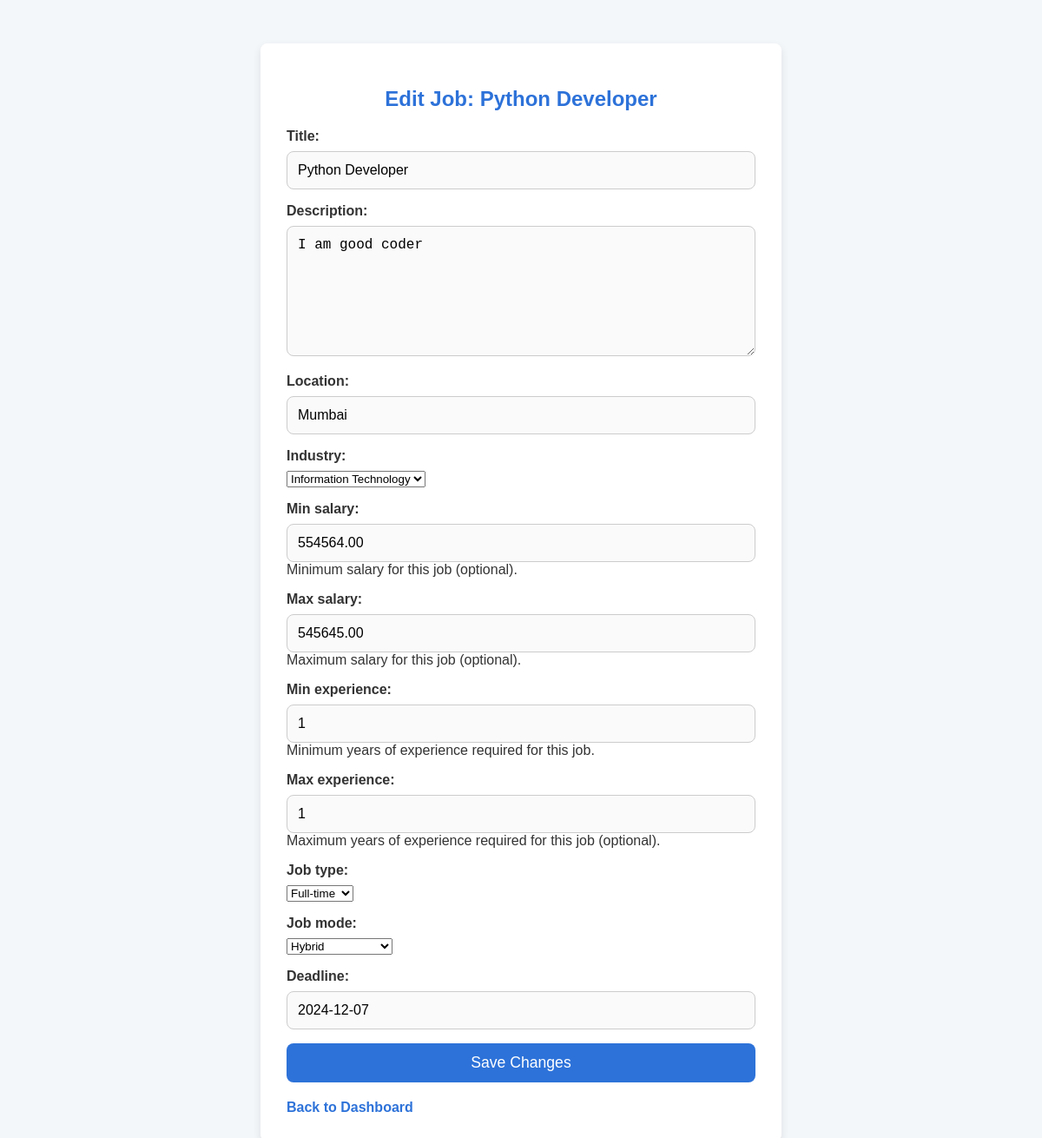
Page /job/edit/1/ on the committed database.
### jobs/models.py (models this page shows, shortened)
class Job(models.Model):
    JOB_TYPE_CHOICES = [
        ('Full-time', 'Full-time'),
        ('Part-time', 'Part-time'),
        ('Contract', 'Contract'),
    ]
    INDUSTRY_CHOICES = [
        ('Information Technology', 'Information Technology'),
        ('Healthcare', 'Healthcare'),
        ('Finance', 'Finance'),
    ]
    STATUS_CHOICES = [
        ('active', 'Active'),
        ('closed', 'Closed'),
    ]
    JOB_MODE_CHOICES = [
        ('Remote', 'Remote'),
        ('Work from Office', 'Work from Office'),
        ('Hybrid', 'Hybrid'),
    ]
    company = models.ForeignKey('Employer', on_delete=models.CASCADE)
    title = models.CharField(max_length=100)
    description = models.TextField()
    location = models.CharField(max_length=100)
    industry = models.CharField(max_length=30, choices=INDUSTRY_CHOICES, default='Finance')
    min_salary = models.DecimalField(
        max_digits=10, decimal_places=2, null=True, blank=True,
        help_text="Minimum salary for this job (optional)."
    )
    max_salary = models.DecimalField(
        max_digits=10, decimal_places=2, null=True, blank=True,
        help_text="Maximum salary for this job (optional)."
    )
    min_experience = models.PositiveIntegerField(
        default=0,
        help_text="Minimum years of experience required for this job."
    )
    max_experience = models.PositiveIntegerField(
        null=True, blank=True,
        help_text="Maximum years of experience required for this job (optional)."
    )
    vacancies = models.PositiveIntegerField(
        default=1,
        help_text="Number of openings available for this job."
    )
    job_type = models.CharField(max_length=20, choices=JOB_TYPE_CHOICES, default='Full-time')
    job_mode = models.CharField(max_length=20, choices=JOB_MODE_CHOICES, default='Work from Office')
    deadline = models.DateField()
    status = models.CharField(
        max_length=10,
        choices=STATUS_CHOICES,
        default='active',
        help_text="Indicates whether the job is active or closed."
    )
    created_at = models.DateTimeField(default=now)
    updated_at = models.DateTimeField(auto_now=True)

### jobs/views.py (the view)
# urls.py: path('job/edit/<int:job_id>/', views.edit_job, name='edit_job'),
def edit_job(request, job_id):
    job = get_object_or_404(Job, id=job_id)
    if request.method == 'POST':
        form = JobForm(request.POST, instance=job)
        if form.is_valid():
            form.save()
            messages.success(request, 'Job post updated successfully!')
            return redirect('edit_job', job_id=job.id)
    else:
        form = JobForm(instance=job)
    return render(request, 'edit_job.html', {'form': form, 'job': job})

### jobs/forms.py
class JobForm(forms.ModelForm):
    class Meta:
        model = Job
        fields = [
            'title',
            'description',
            'location',
            'industry',
            'min_salary',
            'max_salary',
            'min_experience',
            'max_experience',
            'job_type',
            'job_mode',
            'deadline',
        ]
        widgets = {
            'description': forms.Textarea(attrs={'rows': 4, 'cols': 50}),
        }

### jobs/templates/edit_job.html (shortened to what this page needs)
<!DOCTYPE html>
<html lang="en">
<head>
</head>
<body>
    <div class="form-container">
        <h2>Edit Job: {{ job.title }}</h2>
        <form method="post">
            {{ form.as_p }}
            <button type="submit">Save Changes</button>
        </form>
        <a href="{% url 'employer_dashboard' %}">Back to Dashboard</a>
    </div>
</body>
</html>

### jobs/templates/edit_job.html (style rules this page uses)
body { margin: 0; padding: 0; font-family: Arial, sans-serif; background-color: #f4f7fa; display: flex; justify-content: center; align-items: flex-start; height: 100vh; color: #333; }
.form-container { background: #fff; padding: 30px; border-radius: 8px; box-shadow: 0 4px 10px rgba(0, 0, 0, 0.1); width: 100%; max-width: 600px; margin-top: 50px; box-sizing: border-box; }
h2 { text-align: center; margin-bottom: 20px; color: #2d72d9; font-size: 1.5rem; }
label { display: block; margin-bottom: 8px; font-weight: bold; font-size: 1rem; color: #333; }
input[type="text"], input[type="number"], input[type="date"], textarea { width: 100%; padding: 12px; font-size: 1rem; border: 1px solid #ccc; border-radius: 8px; box-sizing: border-box; background-color: #fafafa; }
textarea { resize: vertical; min-height: 150px; }
button[type="submit"] { width: 100%; padding: 12px; font-size: 1.1rem; background-color: #2d72d9; color: #fff; border: none; border-radius: 8px; cursor: pointer; transition: background-color 0.3s; }
a { color: #2d72d9; text-decoration: none; font-weight: bold; display: inline-block; margin-top: 20px; }

### rows in the picture
Job: title "Python Developer", description "I am good coder", location "Mumbai", industry "Information Technology", min_salary "554564.00", max_salary "545645.00", min_experience "1", max_experience "1", job_type "Full-time", job_mode "Hybrid", deadline "2024-12-07"
